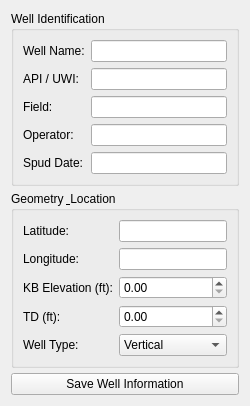
       <widget class="QWidget" name="tabWellInfo">
        <attribute name="title">
         <string>Well Info</string>
        </attribute>
        <layout class="QVBoxLayout" name="layoutWellInfo">
         <property name="spacing">
          <number>5</number>
         </property>
         <item>
          <widget class="QGroupBox" name="groupWellID">
           <property name="title">
            <string>Well Identification</string>
           </property>
           <layout class="QFormLayout" name="formWellID">
            <property name="verticalSpacing">
             <number>6</number>
            </property>
            <item row="0" column="0">
             <widget class="QLabel" name="lblWellNameProp">
              <property name="text">
               <string>Well Name:</string>
              </property>
             </widget>
            </item>
            <item row="0" column="1">
             <widget class="QLineEdit" name="lineEditWellName"/>
            </item>
            <item row="1" column="0">
             <widget class="QLabel" name="lblWellAPI">
              <property name="text">
               <string>API / UWI:</string>
              </property>
             </widget>
            </item>
            <item row="1" column="1">
             <widget class="QLineEdit" name="lineEditWellAPI"/>
            </item>
            <item row="2" column="0">
             <widget class="QLabel" name="lblField">
              <property name="text">
               <string>Field:</string>
              </property>
             </widget>
            </item>
            <item row="2" column="1">
             <widget class="QLineEdit" name="lineEditField"/>
            </item>
            <item row="3" column="0">
             <widget class="QLabel" name="lblOperator">
              <property name="text">
               <string>Operator:</string>
              </property>
             </widget>
            </item>
            <item row="3" column="1">
             <widget class="QLineEdit" name="lineEditOperator"/>
            </item>
            <item row="4" column="0">
             <widget class="QLabel" name="lblSpudDate">
              <property name="text">
               <string>Spud Date:</string>
              </property>
             </widget>
            </item>
            <item row="4" column="1">
             <widget class="QLineEdit" name="lineEditSpudDate"/>
            </item>
           </layout>
          </widget>
         </item>
         <item>
          <widget class="QGroupBox" name="groupWellGeom">
           <property name="title">
            <string>Geometry &amp; Location</string>
           </property>
           <layout class="QFormLayout" name="formWellGeom">
            <property name="verticalSpacing">
             <number>6</number>
            </property>
            <item row="0" column="0">
             <widget class="QLabel" name="lblLatitude">
              <property name="text">
               <string>Latitude:</string>
              </property>
             </widget>
            </item>
            <item row="0" column="1">
             <widget class="QLineEdit" name="lineEditLatitude"/>
            </item>
            <item row="1" column="0">
             <widget class="QLabel" name="lblLongitude">
              <property name="text">
               <string>Longitude:</string>
              </property>
             </widget>
            </item>
            <item row="1" column="1">
             <widget class="QLineEdit" name="lineEditLongitude"/>
            </item>
            <item row="2" column="0">
             <widget class="QLabel" name="lblKB">
              <property name="text">
               <string>KB Elevation (ft):</string>
              </property>
             </widget>
            </item>
            <item row="2" column="1">
             <widget class="QDoubleSpinBox" name="spinKB">
              <property name="decimals">
               <number>2</number>
              </property>
              <property name="minimum">
               <double>0.000000000000000</double>
              </property>
              <property name="maximum">
               <double>99999.000000000000000</double>
              </property>
             </widget>
            </item>
            <item row="3" column="0">
             <widget class="QLabel" name="lblTD">
              <property name="text">
               <string>TD (ft):</string>
              </property>
             </widget>
            </item>
            <item row="3" column="1">
             <widget class="QDoubleSpinBox" name="spinTD">
              <property name="decimals">
               <number>2</number>
              </property>
              <property name="minimum">
               <double>0.000000000000000</double>
              </property>
              <property name="maximum">
               <double>99999.000000000000000</double>
              </property>
             </widget>
            </item>
            <item row="4" column="0">
             <widget class="QLabel" name="lblWellType">
              <property name="text">
               <string>Well Type:</string>
              </property>
             </widget>
            </item>
            <item row="4" column="1">
             <widget class="QComboBox" name="comboWellType">
              <item>
               <property name="text">
                <string>Vertical</string>
               </property>
              </item>
              <item>
               <property name="text">
                <string>Deviated</string>
               </property>
              </item>
              <item>
               <property name="text">
                <string>Horizontal</string>
               </property>
              </item>
              <item>
               <property name="text">
                <string>S-Shaped</string>
               </property>
              </item>
              <item>
               <property name="text">
                <string>Multilateral</string>
               </property>
              </item>
             </widget>
            </item>
           </layout>
          </widget>
         </item>
         <item>
          <widget class="QPushButton" name="btnSaveWellInfo">
           <property name="text">
            <string>Save Well Information</string>
           </property>
          </widget>
         </item>
        </layout>
       </widget>
